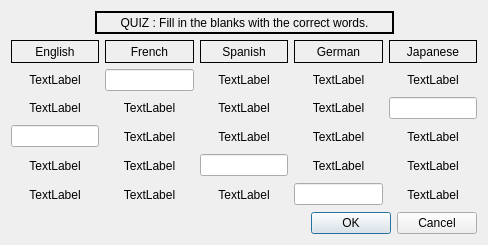
<?xml version="1.0" encoding="UTF-8"?>
<ui version="4.0">
 <class>quiz</class>
 <widget class="QDialog" name="quiz">
  <property name="geometry">
   <rect>
    <x>0</x>
    <y>0</y>
    <width>488</width>
    <height>245</height>
   </rect>
  </property>
  <property name="windowTitle">
   <string>Dialog</string>
  </property>
  <layout class="QVBoxLayout" name="verticalLayout">
   <item>
    <layout class="QHBoxLayout" name="horizontalLayout_7">
     <item>
      <spacer name="horizontalSpacer">
       <property name="orientation">
        <enum>Qt::Horizontal</enum>
       </property>
       <property name="sizeType">
        <enum>QSizePolicy::Expanding</enum>
       </property>
       <property name="sizeHint" stdset="0">
        <size>
         <width>40</width>
         <height>20</height>
        </size>
       </property>
      </spacer>
     </item>
     <item>
      <widget class="QLabel" name="labelTitle">
       <property name="frameShape">
        <enum>QFrame::WinPanel</enum>
       </property>
       <property name="text">
        <string>       QUIZ : Fill in the blanks with the correct words.       </string>
       </property>
       <property name="alignment">
        <set>Qt::AlignCenter</set>
       </property>
      </widget>
     </item>
     <item>
      <spacer name="horizontalSpacer_2">
       <property name="orientation">
        <enum>Qt::Horizontal</enum>
       </property>
       <property name="sizeType">
        <enum>QSizePolicy::Expanding</enum>
       </property>
       <property name="sizeHint" stdset="0">
        <size>
         <width>40</width>
         <height>20</height>
        </size>
       </property>
      </spacer>
     </item>
    </layout>
   </item>
   <item>
    <layout class="QHBoxLayout" name="horizontalLayout">
     <item>
      <widget class="QLabel" name="labelEnglish">
       <property name="frameShape">
        <enum>QFrame::Box</enum>
       </property>
       <property name="text">
        <string>English</string>
       </property>
       <property name="alignment">
        <set>Qt::AlignCenter</set>
       </property>
      </widget>
     </item>
     <item>
      <widget class="QLabel" name="labelFrench">
       <property name="frameShape">
        <enum>QFrame::Box</enum>
       </property>
       <property name="text">
        <string>French</string>
       </property>
       <property name="alignment">
        <set>Qt::AlignCenter</set>
       </property>
      </widget>
     </item>
     <item>
      <widget class="QLabel" name="labelSpanish">
       <property name="frameShape">
        <enum>QFrame::Box</enum>
       </property>
       <property name="text">
        <string>Spanish</string>
       </property>
       <property name="alignment">
        <set>Qt::AlignCenter</set>
       </property>
      </widget>
     </item>
     <item>
      <widget class="QLabel" name="labelGerman">
       <property name="frameShape">
        <enum>QFrame::Box</enum>
       </property>
       <property name="text">
        <string>German</string>
       </property>
       <property name="alignment">
        <set>Qt::AlignCenter</set>
       </property>
      </widget>
     </item>
     <item>
      <widget class="QLabel" name="labelJapanese">
       <property name="frameShape">
        <enum>QFrame::Box</enum>
       </property>
       <property name="text">
        <string>Japanese</string>
       </property>
       <property name="alignment">
        <set>Qt::AlignCenter</set>
       </property>
      </widget>
     </item>
    </layout>
   </item>
   <item>
    <layout class="QHBoxLayout" name="horizontalLayout_2">
     <item>
      <widget class="QLabel" name="labelEN1">
       <property name="text">
        <string>TextLabel</string>
       </property>
       <property name="alignment">
        <set>Qt::AlignCenter</set>
       </property>
      </widget>
     </item>
     <item>
      <widget class="QLineEdit" name="lineAnswer1">
       <property name="sizePolicy">
        <sizepolicy hsizetype="Ignored" vsizetype="Fixed">
         <horstretch>0</horstretch>
         <verstretch>0</verstretch>
        </sizepolicy>
       </property>
      </widget>
     </item>
     <item>
      <widget class="QLabel" name="labelES1">
       <property name="text">
        <string>TextLabel</string>
       </property>
       <property name="alignment">
        <set>Qt::AlignCenter</set>
       </property>
      </widget>
     </item>
     <item>
      <widget class="QLabel" name="labelGER1">
       <property name="text">
        <string>TextLabel</string>
       </property>
       <property name="alignment">
        <set>Qt::AlignCenter</set>
       </property>
      </widget>
     </item>
     <item>
      <widget class="QLabel" name="labelJAP1">
       <property name="text">
        <string>TextLabel</string>
       </property>
       <property name="alignment">
        <set>Qt::AlignCenter</set>
       </property>
      </widget>
     </item>
    </layout>
   </item>
   <item>
    <layout class="QHBoxLayout" name="horizontalLayout_3">
     <item>
      <widget class="QLabel" name="labelEN2">
       <property name="text">
        <string>TextLabel</string>
       </property>
       <property name="alignment">
        <set>Qt::AlignCenter</set>
       </property>
      </widget>
     </item>
     <item>
      <widget class="QLabel" name="labelFR2">
       <property name="text">
        <string>TextLabel</string>
       </property>
       <property name="alignment">
        <set>Qt::AlignCenter</set>
       </property>
      </widget>
     </item>
     <item>
      <widget class="QLabel" name="labelES2">
       <property name="text">
        <string>TextLabel</string>
       </property>
       <property name="alignment">
        <set>Qt::AlignCenter</set>
       </property>
      </widget>
     </item>
     <item>
      <widget class="QLabel" name="labelGER2">
       <property name="text">
        <string>TextLabel</string>
       </property>
       <property name="alignment">
        <set>Qt::AlignCenter</set>
       </property>
      </widget>
     </item>
     <item>
      <widget class="QLineEdit" name="lineAnswer2">
       <property name="sizePolicy">
        <sizepolicy hsizetype="Ignored" vsizetype="Fixed">
         <horstretch>0</horstretch>
         <verstretch>0</verstretch>
        </sizepolicy>
       </property>
      </widget>
     </item>
    </layout>
   </item>
   <item>
    <layout class="QHBoxLayout" name="horizontalLayout_4">
     <item>
      <widget class="QLineEdit" name="lineAnswer3">
       <property name="sizePolicy">
        <sizepolicy hsizetype="Ignored" vsizetype="Fixed">
         <horstretch>0</horstretch>
         <verstretch>0</verstretch>
        </sizepolicy>
       </property>
      </widget>
     </item>
     <item>
      <widget class="QLabel" name="labelFR3">
       <property name="text">
        <string>TextLabel</string>
       </property>
       <property name="alignment">
        <set>Qt::AlignCenter</set>
       </property>
      </widget>
     </item>
     <item>
      <widget class="QLabel" name="labelES3">
       <property name="text">
        <string>TextLabel</string>
       </property>
       <property name="alignment">
        <set>Qt::AlignCenter</set>
       </property>
      </widget>
     </item>
     <item>
      <widget class="QLabel" name="labelGER3">
       <property name="text">
        <string>TextLabel</string>
       </property>
       <property name="alignment">
        <set>Qt::AlignCenter</set>
       </property>
      </widget>
     </item>
     <item>
      <widget class="QLabel" name="labelJAP3">
       <property name="text">
        <string>TextLabel</string>
       </property>
       <property name="alignment">
        <set>Qt::AlignCenter</set>
       </property>
      </widget>
     </item>
    </layout>
   </item>
   <item>
    <layout class="QHBoxLayout" name="horizontalLayout_5">
     <item>
      <widget class="QLabel" name="labelEN4">
       <property name="text">
        <string>TextLabel</string>
       </property>
       <property name="alignment">
        <set>Qt::AlignCenter</set>
       </property>
      </widget>
     </item>
     <item>
      <widget class="QLabel" name="labelFR4">
       <property name="text">
        <string>TextLabel</string>
       </property>
       <property name="alignment">
        <set>Qt::AlignCenter</set>
       </property>
      </widget>
     </item>
     <item>
      <widget class="QLineEdit" name="lineAnswer4">
       <property name="sizePolicy">
        <sizepolicy hsizetype="Ignored" vsizetype="Fixed">
         <horstretch>0</horstretch>
         <verstretch>0</verstretch>
        </sizepolicy>
       </property>
      </widget>
     </item>
     <item>
      <widget class="QLabel" name="labelGER4">
       <property name="text">
        <string>TextLabel</string>
       </property>
       <property name="alignment">
        <set>Qt::AlignCenter</set>
       </property>
      </widget>
     </item>
     <item>
      <widget class="QLabel" name="labelJAP4">
       <property name="text">
        <string>TextLabel</string>
       </property>
       <property name="alignment">
        <set>Qt::AlignCenter</set>
       </property>
      </widget>
     </item>
    </layout>
   </item>
   <item>
    <layout class="QHBoxLayout" name="horizontalLayout_6">
     <item>
      <widget class="QLabel" name="labelEN5">
       <property name="text">
        <string>TextLabel</string>
       </property>
       <property name="alignment">
        <set>Qt::AlignCenter</set>
       </property>
      </widget>
     </item>
     <item>
      <widget class="QLabel" name="labelFR5">
       <property name="text">
        <string>TextLabel</string>
       </property>
       <property name="alignment">
        <set>Qt::AlignCenter</set>
       </property>
      </widget>
     </item>
     <item>
      <widget class="QLabel" name="labelES5">
       <property name="text">
        <string>TextLabel</string>
       </property>
       <property name="alignment">
        <set>Qt::AlignCenter</set>
       </property>
      </widget>
     </item>
     <item>
      <widget class="QLineEdit" name="lineAnswer5">
       <property name="sizePolicy">
        <sizepolicy hsizetype="Ignored" vsizetype="Fixed">
         <horstretch>0</horstretch>
         <verstretch>0</verstretch>
        </sizepolicy>
       </property>
      </widget>
     </item>
     <item>
      <widget class="QLabel" name="labelJAP5">
       <property name="text">
        <string>TextLabel</string>
       </property>
       <property name="alignment">
        <set>Qt::AlignCenter</set>
       </property>
      </widget>
     </item>
    </layout>
   </item>
   <item>
    <widget class="QDialogButtonBox" name="buttonBox">
     <property name="orientation">
      <enum>Qt::Horizontal</enum>
     </property>
     <property name="standardButtons">
      <set>QDialogButtonBox::Cancel|QDialogButtonBox::Ok</set>
     </property>
    </widget>
   </item>
  </layout>
 </widget>
 <resources/>
 <connections>
  <connection>
   <sender>buttonBox</sender>
   <signal>accepted()</signal>
   <receiver>quiz</receiver>
   <slot>accept()</slot>
   <hints>
    <hint type="sourcelabel">
     <x>248</x>
     <y>254</y>
    </hint>
    <hint type="destinationlabel">
     <x>157</x>
     <y>274</y>
    </hint>
   </hints>
  </connection>
  <connection>
   <sender>buttonBox</sender>
   <signal>rejected()</signal>
   <receiver>quiz</receiver>
   <slot>reject()</slot>
   <hints>
    <hint type="sourcelabel">
     <x>316</x>
     <y>260</y>
    </hint>
    <hint type="destinationlabel">
     <x>286</x>
     <y>274</y>
    </hint>
   </hints>
  </connection>
 </connections>
</ui>
